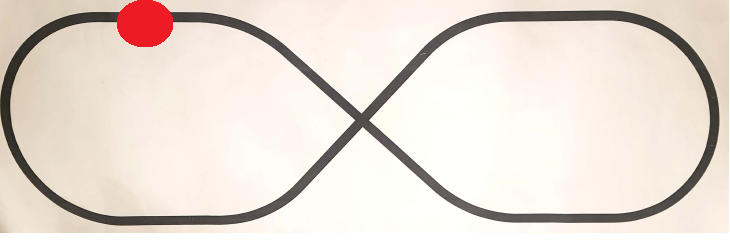
#> input picture f2.png, 730 x 240 px
$ python temp.py
#> lines starting #> are read from the running program, lines starting #| are printed output that depends on the picture; after the words box and inside, x2 and y2 are one past the last pixel; in counts of white or black regions, pixels touching at a corner belong together
import cv2
import numpy as np

def detect_lines(image):
    # Convert the image to grayscale
    gray = cv2.cvtColor(image, cv2.COLOR_BGR2GRAY)

    # Apply thresholding to detect black lines
    _, thresh = cv2.threshold(gray, 100, 255, cv2.THRESH_BINARY)

    # Find contours in the thresholded image
    contours, _ = cv2.findContours(thresh, cv2.RETR_EXTERNAL, cv2.CHAIN_APPROX_SIMPLE)

    # Filter contours based on length to identify potential lines
    potential_lines = [cnt for cnt in contours if cv2.arcLength(cnt, False) > 100]

    # Draw lines on the original image
    line_image = np.zeros_like(image)
    cv2.drawContours(line_image, potential_lines, -1, (255, 255, 255), 2)

    return line_image

def get_robot(image):
    # Convert the image to HSV color space
    img_hsv = cv2.cvtColor(image, cv2.COLOR_BGR2HSV)

    # Define the HSV range for red
    mask1 = cv2.inRange(img_hsv, (0, 50, 20), (5, 255, 255))
    mask2 = cv2.inRange(img_hsv, (175, 50, 20), (180, 255, 255))
    mask = cv2.bitwise_or(mask1, mask2)

    # Find contours in the red mask
    contours, _ = cv2.findContours(mask, cv2.RETR_EXTERNAL, cv2.CHAIN_APPROX_SIMPLE)

    # Assuming one contour is found
    (x_axis, y_axis), radius = cv2.minEnclosingCircle(max(contours, key=len))
    center = (int(x_axis), int(y_axis))
    radius = int(radius)

    cv2.circle(image, center, radius, (0, 255, 0), 2)

    # Display the original image with the minimum enclosing circle
    cv2.imshow('Image with Minimum Enclosing Circle', image)

    return center, image

def determine_distance_to_line(center, line_center, straight_line_threshold=100):
    distance = abs(center[0] - line_center[0])
    if(distance < straight_line_threshold):
        print("strigth line 1")
    else:
        print("curved line 0")
    return distance

# Specify the correct path to the image
image_path = "f2.png"
image = cv2.imread(image_path)
#> image is the input picture: shape (240, 730, 3); mean B, G, R 211.9, 220.6, 231.6
dim = (800, 800)
frame = cv2.resize(image, dim, interpolation=cv2.INTER_AREA)
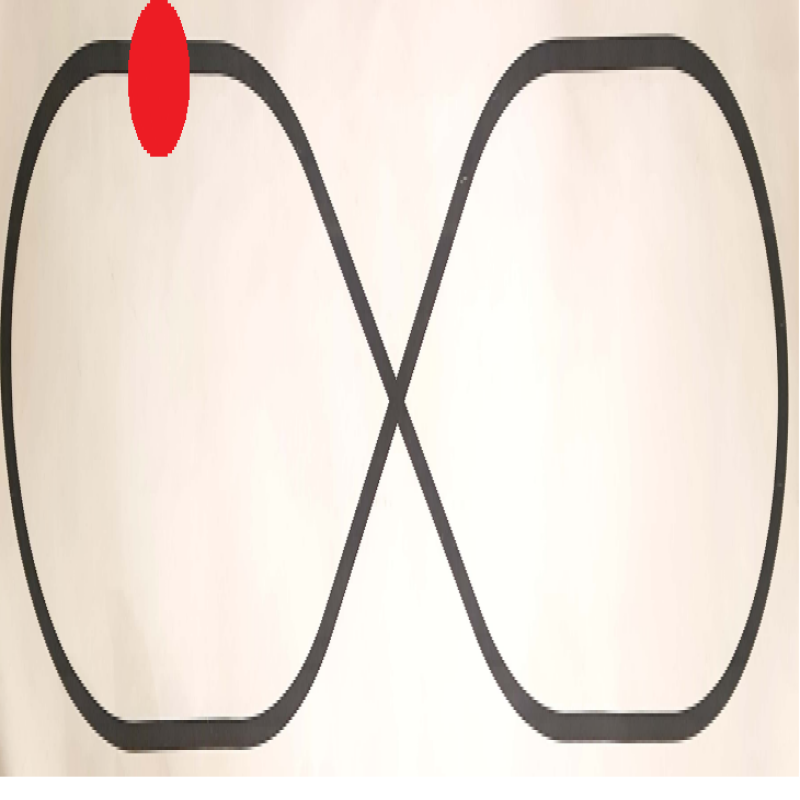
#> frame: shape (800, 800, 3); mean B, G, R 211.9, 220.6, 231.6

# Process the image
line_image = detect_lines(frame)
#> in detect_lines, `gray = cv2.cvtColor(image, cv2.COLOR_BGR2GRAY)`:
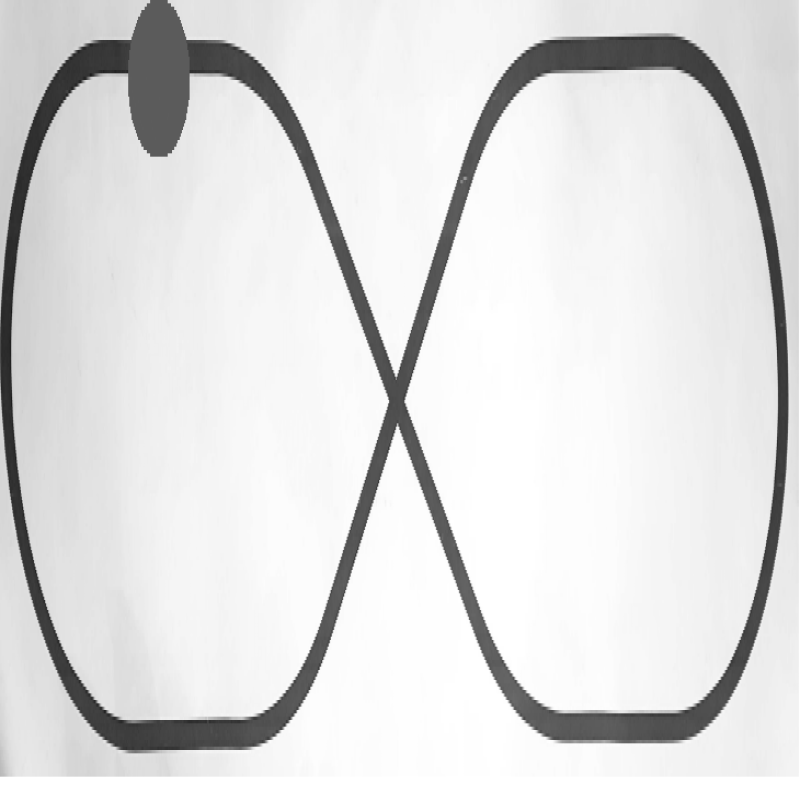
#> gray: shape (800, 800); min 24, max 255, mean 222.9
#> in detect_lines, `_, thresh = cv2.threshold(gray, 100, 255, cv2.THRESH_BINARY)`:
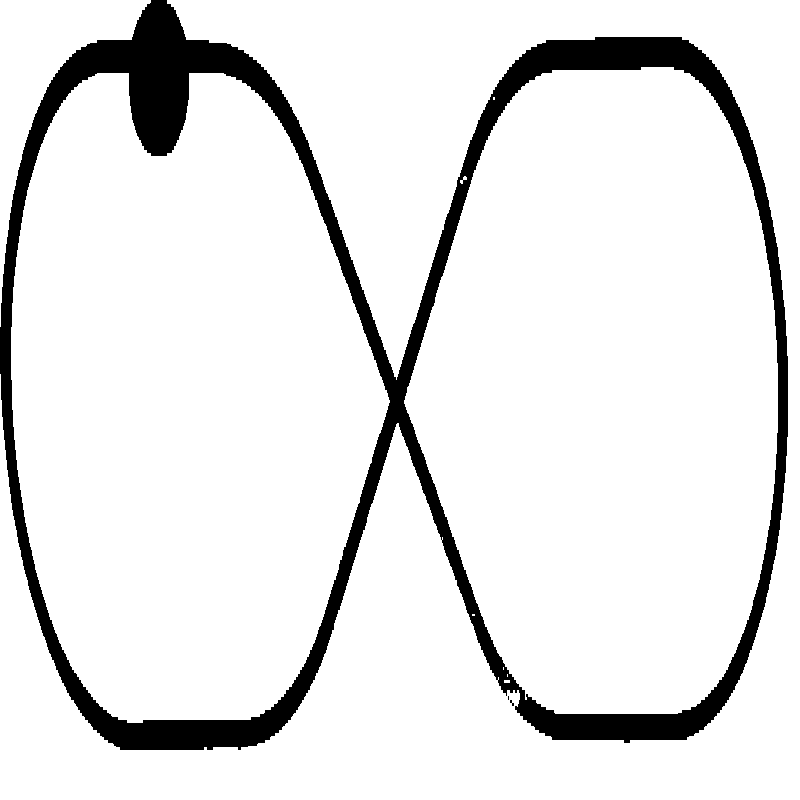
#> thresh: shape (800, 800); 90.1% white; 3 black regions (2 under 20 px)
#> in detect_lines, `contours, _ = cv2.findContours(thresh, cv2.RETR_EXTERNAL, cv2.CHAIN_AP..`: contours = 10 contours, 6 with area under 20; largest, box (x1, y1, x2, y2) and area: (404, 67, 778, 714) 188938, (11, 73, 390, 723) 187215, (0, 0, 800, 800) 183498, (0, 0, 151, 327) 12019
#> in detect_lines, `potential_lines = [cnt for cnt in contours if cv2.arcLength(cnt, False..`: potential_lines = 4 contours; box (x1, y1, x2, y2) and area: (404, 67, 778, 714) 188938, (11, 73, 390, 723) 187215, (0, 0, 800, 800) 183498, (0, 0, 151, 327) 12019
#> in detect_lines, `cv2.drawContours(line_image, potential_lines, -1, (255, 255, 255), 2)`:
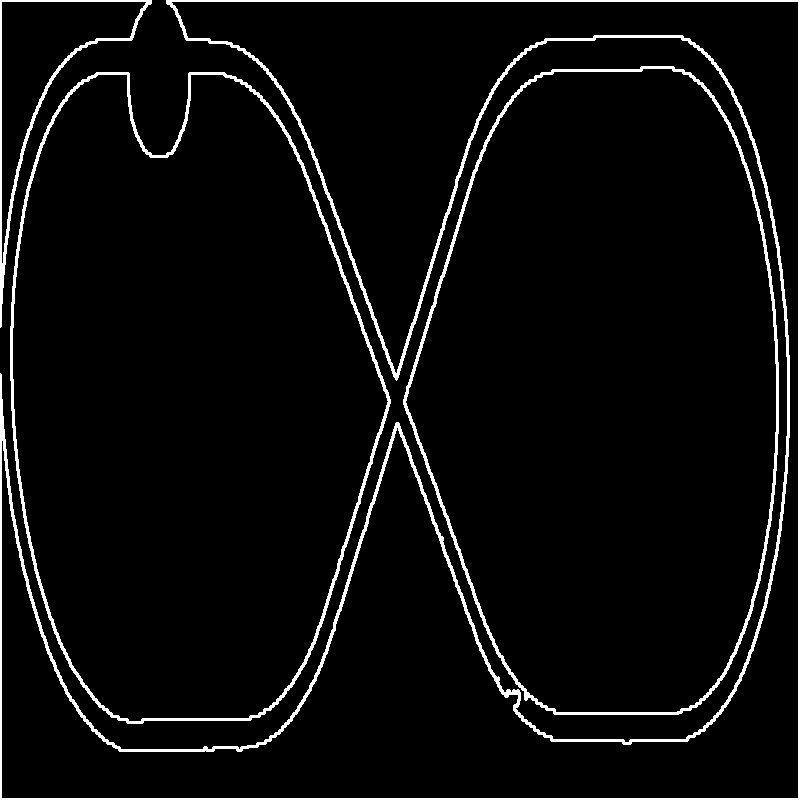
#> line_image: shape (800, 800, 3); 4.7% white; 4 white regions, box (x1, y1, x2, y2) and area: (0, 0, 800, 800) 16039, (10, 72, 391, 724) 6185, (403, 66, 779, 715) 5718, (0, 0, 152, 328) 2164
line_center = (frame.shape[1] // 2, frame.shape[0] // 2)  # Center of the image width
#> line_center = (400, 400)

# Display the image with detected lines
cv2.imshow('Image with Detected Lines', line_image)
cv2.waitKey(0)
cv2.destroyAllWindows()

# Process the image to get the center of the red object
red_center, processed_image = get_robot(frame)
#> in get_robot, `img_hsv = cv2.cvtColor(image, cv2.COLOR_BGR2HSV)`: img_hsv: shape (800, 800, 3); mean H, S, V 19.2, 22.9, 231.6
#> in get_robot, `mask1 = cv2.inRange(img_hsv, (0, 50, 20), (5, 255, 255))`:
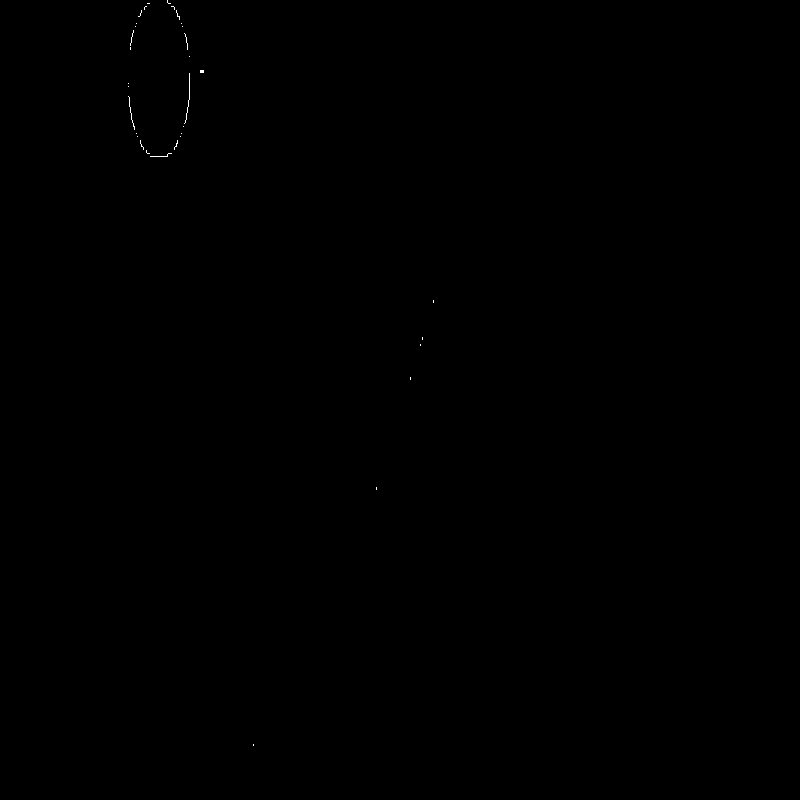
#> mask1: shape (800, 800); 0.04% white in thin lines or dots, all inside (x1, y1, x2, y2) = (128, 0, 434, 746)
#> in get_robot, `mask2 = cv2.inRange(img_hsv, (175, 50, 20), (180, 255, 255))`:
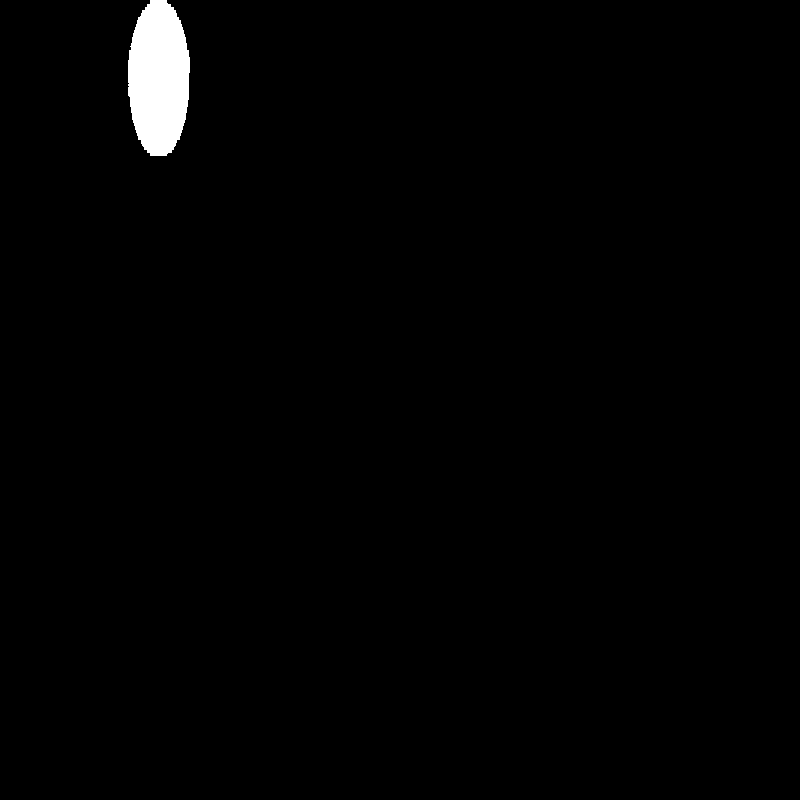
#> mask2: shape (800, 800); 1.2% white; 1 white region, box (x1, y1, x2, y2) and area: (128, 0, 190, 156) 7693
#> in get_robot, `mask = cv2.bitwise_or(mask1, mask2)`: mask: shape (800, 800); 1.2% white; 8 white regions (7 under 20 px)
#> in get_robot, `contours, _ = cv2.findContours(mask, cv2.RETR_EXTERNAL, cv2.CHAIN_APPR..`: contours = 8 contours, 7 with area under 20; largest, box (x1, y1, x2, y2) and area: (128, 0, 190, 157) 7732
#> in get_robot, `(x_axis, y_axis), radius = cv2.minEnclosingCircle(max(contours, key=le..`: x_axis = 158.5; y_axis = 78; radius = 78.46
#> in get_robot, `center = (int(x_axis), int(y_axis))`: center = (158, 78)
#> in get_robot, `radius = int(radius)`: radius = 78
#> in get_robot, `cv2.circle(image, center, radius, (0, 255, 0), 2)`:
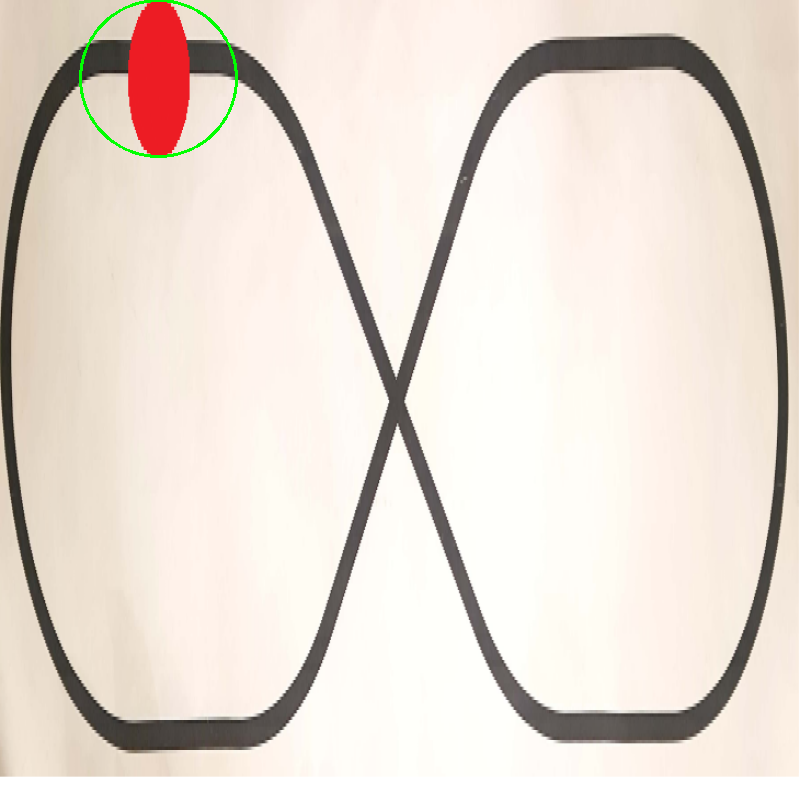
#> image: shape (800, 800, 3); 0.23% of pixels changed, all inside (x1, y1, x2, y2) = (79, 0, 238, 158)
#> red_center = (158, 78)

# Determine the distance between the red object and the detected line
distance_to_line = determine_distance_to_line(red_center, line_center)
#> in determine_distance_to_line, `distance = abs(center[0] - line_center[0])`: distance = 242
#> distance_to_line = 242
print(f"Distance between the red object and the detected line: {distance_to_line} pixels")
#| Distance between the red object and the detected line: 242 pixels

# Display the processed image if available
cv2.imshow('Processed Image', processed_image)
cv2.waitKey(0)
cv2.destroyAllWindows()
